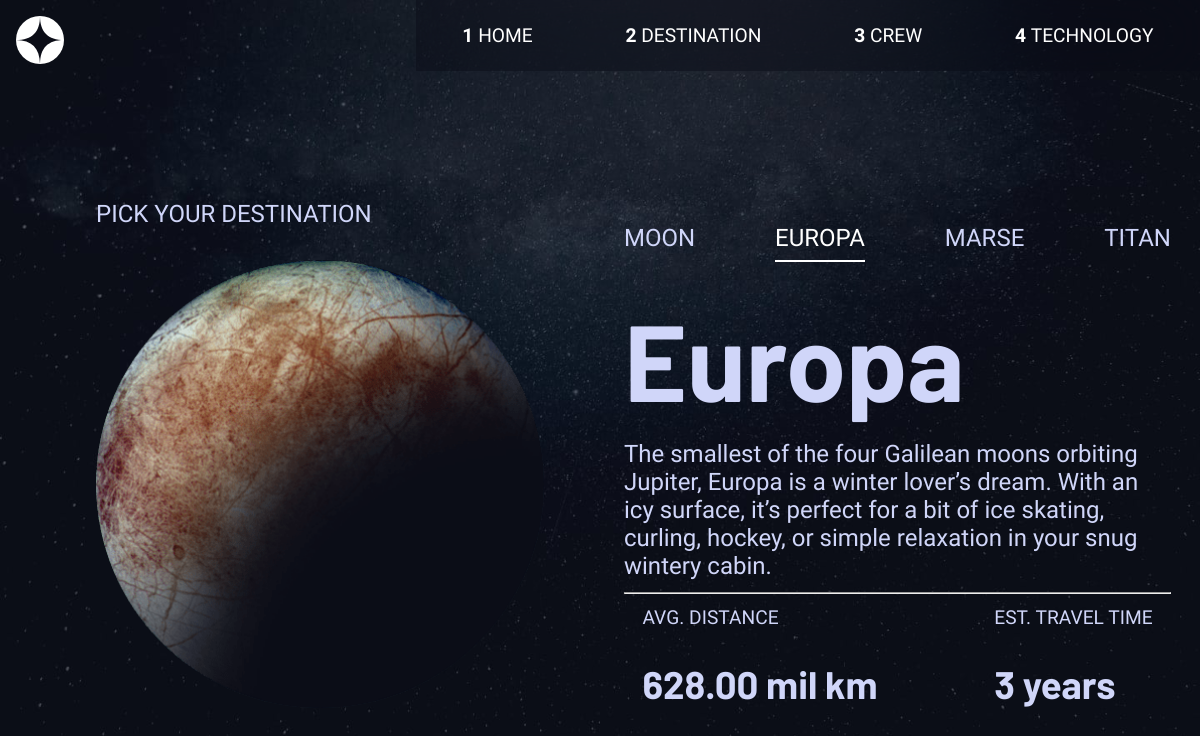
The app's page /destination/3 with its own data.
### pages/models.py (models this page shows)
class Destinations(models.Model):
    name = models.CharField(max_length=15)
    desc = models.CharField(max_length=300)
    distance = models.IntegerField()
    time = models.CharField(max_length=20)

### pages/views.py (the view)
# urls.py: path('destination/<int:id>', views.destination, name='destination'),
def destination(request, id=1):
    data = Destinations.objects.get(pk=id)
    return render(request, 'destination.html', {'data': data})

### pages/templatetags/custom_filters.py (called while the page is built)
@register.filter
def format_number(value):
    if value >= 1000000000:
        return "{:.2f} bil ".format(value / 1000000000)
    elif value >= 1000000:
        return "{:.2f} mil ".format(value / 1000000)
    else:
        temp = str(value)
        mid = len(temp)//2
        return temp[:mid]+","+temp[mid:]

### templates/destination.html (shortened to what this page needs)
{% load static %}
{% load custom_filters %}
<!DOCTYPE html>
<html lang="en">
<head>
    <link rel="stylesheet" href="{% static 'css/base.css' %}">
</head>
<body>
    {% include 'header.html' %}
    <main>
        <section class='container'>
            <p class='capitalize'>pick your destination</p>
            <img class='model' src="../static/assets/destination/image-{{data.name|lower}}.png" alt="image-moon">
        </section>
        <section class='container'>
            <section class='flex nav'>
                <a
                href="{% url 'pages:destination' id=1 %}">moon</a>
                <a
                {% if data.name == 'Europa' %}
                style="color:#ffffff;
                border-bottom:2px solid #ffffff;"
                {% endif %}
                href="{% url 'pages:destination' id=3 %}">europa</a>
                <a
                 href="{% url 'pages:destination' id=2 %}">marse</a>
                <a
                href="{% url 'pages:destination' id=4 %}">titan</a>
            </section>
            <h1>{{data.name}}</h1>
            <p>{{data.desc}}</p>
        <hr/>
        <section class='flex data'>
            <section>
                <p class='capitalize'>avg. distance</p>
                <h2>
                    {{data.distance|format_number}} km
                </h2>
            </section>
            <section>
                <p class='capitalize'>est. travel time</p>
                <h2>{{data.time}}</h2>
            </section>
        </section>
        </section>
    </main>
</body>
</html>

### static/css/base.css (style rules this page uses)
* { box-sizing: border-box; }
html, body { margin: 0; padding: 0; }
body { color: #D0D6F9; background-size: cover; font-family: 'Barlow Condensed', sans-serif; font-weight: 400; }
.flex { display: flex; justify-content: space-around; }
h1 { font-size: 4.5em; font-family: 'Barlow', sans-serif; margin: 1rem 0; }
h2 { font-family: 'Barlow', sans-serif; font-size: 2em; }
a { text-decoration: none; color: white; padding: 0.5rem 0; margin: 1rem 0; text-transform: uppercase; }
main { padding: 0 1rem; text-align: center; }
.container { margin: 15% 0; }
.container:last-child { margin-bottom: 0; }
.capitalize { text-transform: uppercase; }
h2:last-child { margin-bottom: 1rem; }
p { margin: 0; }
.nav { justify-content: space-around; }
.nav a { color: #D0D6F9; }
.model { margin: 2rem 0; }
@media (min-width:1025px) { .flex { gap: 5rem; } }
@media (min-width:1025px) { main { text-align: left; padding: 10% 6rem 0; font-size: 1.5em; display: grid; grid-template-columns: auto auto; column-gap: 5rem; } }
@media (min-width:1025px) { main .container:first-child { flex: 1; } }
@media (min-width:1025px) { .container { margin: 0; } }
@media (min-width:1025px) { .data { display: flex; font-size: 0.8em; justify-content: space-around; } }
@media (min-width:1025px) { .model { width: 28rem; } }

### templates/destination.html (style rules this page uses)
@media (min-width:1025px) { body { background-image:url('../static/assets/destination/background-destination-desktop.jpg'); } }

### records on screen
Destinations: name "Europa", desc "The smallest of the four Galilean moons orbiting Jupiter, Europa is a winter lover’s dream. With an icy surface, it’s perfect for a bit of ice skating, curling, hockey, or simple relaxation in your snug wintery cabin.", distance "628.00 mil", time "3 years"
